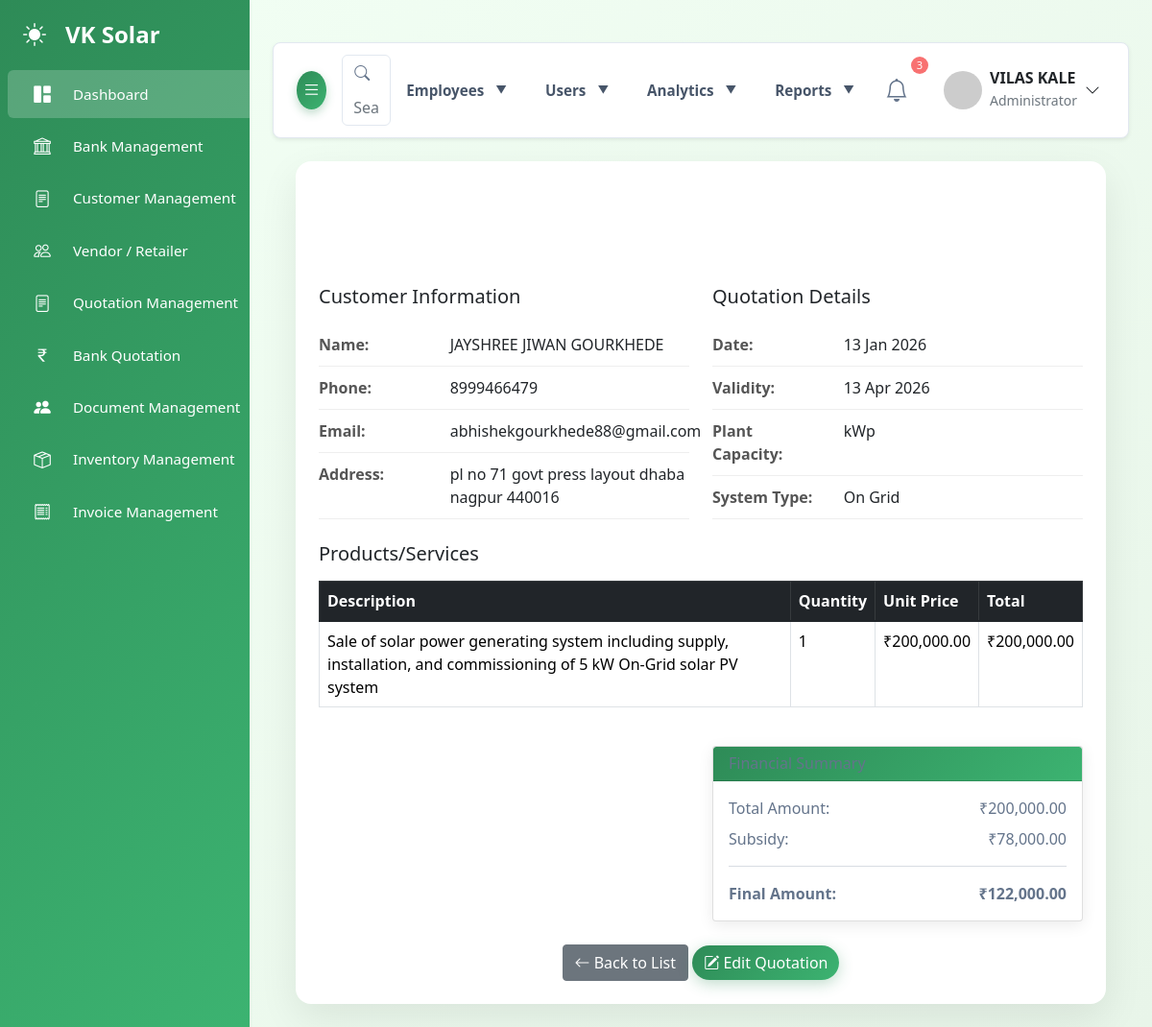
Page /admin/bankquotation/view_quotation.php?id=10 (signed in) on the committed database.
### tables this page shows
CREATE TABLE `bank_quotations` (
  `id` int NOT NULL,
  `client_id` int NOT NULL,
  `quotation_number` varchar(100) NOT NULL,
  `quotation_date` date NOT NULL,
  `validity_date` date NOT NULL,
  `customer_name` varchar(255) DEFAULT NULL,
  `customer_address` text,
  `pin_code` varchar(10) DEFAULT NULL,
  `customer_phone` varchar(20) DEFAULT NULL,
  `customer_email` varchar(100) DEFAULT NULL,
  `project_location` varchar(255) DEFAULT NULL,
  `plant_capacity` varchar(50) DEFAULT NULL,
  `system_type` varchar(50) DEFAULT NULL,
  `estimated_generation` varchar(100) DEFAULT NULL,
  `system_description` text,
  `bank_id` int NOT NULL,
  `total_amount` decimal(12,2) DEFAULT NULL,
  `subsidy` decimal(12,2) DEFAULT NULL,
  `final_amount` decimal(12,2) DEFAULT NULL,
  `status` enum('draft','final') DEFAULT 'draft',
  `created_by` int DEFAULT NULL,
  `created_at` timestamp NULL DEFAULT CURRENT_TIMESTAMP,
  `updated_at` timestamp NULL DEFAULT NULL ON UPDATE CURRENT_TIMESTAMP
);

CREATE TABLE `bank_quotation_products` (
  `id` int NOT NULL,
  `quotation_id` int NOT NULL,
  `description` text,
  `quantity` int DEFAULT NULL,
  `unit_price` decimal(12,2) DEFAULT NULL,
  `amount` decimal(12,2) DEFAULT NULL
);

### admin/bankquotation/view_quotation.php (the view, shortened to what this page needs)
<?php
require_once __DIR__ . '/../connect/db.php';
$quotation_id = isset($_GET['id']) ? (int)$_GET['id'] : 0;
$stmt = $conn->prepare("
    SELECT
        bq.*,
        c.name as client_name,
        c.mobile as client_mobile,
        c.email as client_email
    FROM bank_quotations bq
    LEFT JOIN clients c ON bq.client_id = c.id
    WHERE bq.id = ?
");
$stmt->bind_param("i", $quotation_id);
$stmt->execute();
$quotation = $stmt->get_result()->fetch_assoc();
$stmt = $conn->prepare("
    SELECT * FROM bank_quotation_products
    WHERE quotation_id = ?
    ORDER BY id
");
$stmt->bind_param("i", $quotation_id);
$stmt->execute();
$products = $stmt->get_result()->fetch_all(MYSQLI_ASSOC);
?>
<!doctype html>
<html>
<head>
<?php require_once __DIR__ . '/../include/head2.php'; ?>
<link href="https://cdn.jsdelivr.net/npm/bootstrap@5.1.3/dist/css/bootstrap.min.css" rel="stylesheet">
</head>
<body>
<?php
include 'include/sidebar.php';
?>
<div id="main-content">
<?php
include 'include/navbar.php';
?>
<main class="container-fluid mt-4">
    <div class="doc-card">
        <div class="doc-card-header">
            <h4>Bank Quotation Details</h4>
            <small>Quotation #<?= htmlspecialchars($quotation['quotation_number'] ?: 'BQ-' . $quotation['id']) ?></small>
        </div>
        <div class="card-body p-4">
            <div class="row mb-4">
                <div class="col-md-6">
                    <h5 class="mb-3">Customer Information</h5>
                    <div class="info-row">
                        <div class="row">
                            <div class="col-4 info-label">Name:</div>
                            <div class="col-8"><?= htmlspecialchars($quotation['customer_name']) ?></div>
                        </div>
                    </div>
                    <div class="info-row">
                        <div class="row">
                            <div class="col-4 info-label">Phone:</div>
                            <div class="col-8"><?= htmlspecialchars($quotation['customer_phone']) ?></div>
                        </div>
                    </div>
                    <div class="info-row">
                        <div class="row">
                            <div class="col-4 info-label">Email:</div>
                            <div class="col-8"><?= htmlspecialchars($quotation['customer_email'] ?: 'N/A') ?></div>
                        </div>
                    </div>
                    <div class="info-row">
                        <div class="row">
                            <div class="col-4 info-label">Address:</div>
                            <div class="col-8"><?= htmlspecialchars($quotation['customer_address']) ?></div>
                        </div>
                    </div>
                </div>
                <div class="col-md-6">
                    <h5 class="mb-3">Quotation Details</h5>
                    <div class="info-row">
                        <div class="row">
                            <div class="col-4 info-label">Date:</div>
                            <div class="col-8"><?= date('d M Y', strtotime($quotation['quotation_date'])) ?></div>
                        </div>
                    </div>
                    <div class="info-row">
                        <div class="row">
                            <div class="col-4 info-label">Validity:</div>
                            <div class="col-8"><?= date('d M Y', strtotime($quotation['validity_date'])) ?></div>
                        </div>
                    </div>
                    <div class="info-row">
                        <div class="row">
                            <div class="col-4 info-label">Plant Capacity:</div>
                            <div class="col-8"><?= htmlspecialchars($quotation['plant_capacity']) ?></div>
                        </div>
                    </div>
                    <div class="info-row">
                        <div class="row">
                            <div class="col-4 info-label">System Type:</div>
                            <div class="col-8"><?= htmlspecialchars($quotation['system_type']) ?></div>
                        </div>
                    </div>
                </div>
            </div>
            <?php if (!empty($products)): ?>
            <div class="mb-4">
                <h5 class="mb-3">Products/Services</h5>
                <div class="table-responsive">
                    <table class="table table-bordered">
                        <thead class="table-dark">
                            <tr>
                                <th>Description</th>
                                <th>Quantity</th>
                                <th>Unit Price</th>
                                <th>Total</th>
                            </tr>
                        </thead>
                        <tbody>
                            <?php foreach ($products as $product): ?>
                            <tr>
                                <td><?= htmlspecialchars($product['description']) ?></td>
                                <td><?= $product['quantity'] ?></td>
                                <td>₹<?= number_format($product['unit_price'], 2) ?></td>
                                <td>₹<?= number_format($product['quantity'] * $product['unit_price'], 2) ?></td>
                            </tr>
                            <?php endforeach; ?>
                        </tbody>
                    </table>
                </div>
            </div>
            <?php endif; ?>
            <div class="row">
                <div class="col-md-6 offset-md-6">
                    <div class="card">
                        <div class="card-header">
                            <h6 class="mb-0">Financial Summary</h6>
                        </div>
                        <div class="card-body">
                            <div class="d-flex justify-content-between mb-2">
                                <span>Total Amount:</span>
                                <span>₹<?= number_format($quotation['total_amount'], 2) ?></span>
                            </div>
                            <div class="d-flex justify-content-between mb-2">
                                <span>Subsidy:</span>
                                <span>₹<?= number_format($quotation['subsidy'], 2) ?></span>
                            </div>
                            <hr>
                            <div class="d-flex justify-content-between fw-bold">
                                <span>Final Amount:</span>
                                <span>₹<?= number_format($quotation['final_amount'], 2) ?></span>
                            </div>
                        </div>
                    </div>
                </div>
            </div>
            <div class="mt-4 text-center">
                <a href="quotation_list.php" class="btn btn-secondary">
                    <i class="bi bi-arrow-left"></i> Back to List
                </a>
                <a href="index.php?client_id=<?= $quotation['client_id'] ?>" class="btn btn-primary">
                    <i class="bi bi-pencil-square"></i> Edit Quotation
                </a>
            </div>
        </div>
    </div>
</main>
</div>
</body>
</html>

### admin/css&js/style.css (style rules this page uses)
:root { --primary: #2e8b57; --primary-light: #3cb371; --primary-dark: #1e6b47; --secondary: #f5f5f5; --accent: #87ceeb; --accent-light: #b0e2ff; --earth: #d2b48c; --earth-light: #f0e6d6; --dark: #2c3e50; --light: #f8f9fa; --gradient-primary: linear-gradient( 135deg, var(--primary) 0%, var(--primary-light) 100% ); --gradient-secondary: linear-gradient( 135deg, var(--earth-light) 0%, var(--secondary) 100% ); --gradient-hero: linear-gradient( 135deg, rgba(46, 139, 87, 0.85) 0%, rgba(60, 179, 113, 0.85) 100% ); --gradient-nature: linear-gradient( 135deg, var(--primary) 0%, var(--accent) 100% ); --background-light: #f1f5f9; --text-light: #64748b; --card-bg-light: #ffffff; --border-color-light: #e2e8f0; --success-color: #10b981; --danger-color: #f87171; --warning-color: #fbbf24; }
body { font-family: "Inter", sans-serif; background-color: var(--background-light); color: var(--text-light); padding-top: 20px; overflow-x: hidden; }
#main-content { margin-left: 260px; padding: 1.5rem; transition: margin-left 0.3s ease-in-out; }
.card { border: none; border-radius: 0.5rem; box-shadow: 0 0.1rem 0.5rem rgba(0, 0, 0, 0.05); transition: all 0.3s; background-color: var(--card-bg-light); color: var(--text-light); border: 1px solid var(--border-color-light); }
.card-header, .card-footer { background-color: transparent; border-bottom: 1px solid var(--border-color-light); color: var(--text-light); }
.card-header { padding: 1rem 1.5rem; }
.card-header { display: flex; justify-content: space-between; align-items: flex-start; margin-bottom: 1rem; }
.btn-primary { background: var(--gradient-primary) !important; border: none !important; box-shadow: 0 4px 15px rgba(46, 139, 87, 0.3); border-radius: 25px !important; transition: all 0.3s ease; font-weight: 500; padding: 12px 30px; }
.table { color: var(--text-light); }

### admin/css&js/carousel.css (style rules this page uses)
:root { --primary: #2e8b57; --primary-light: #3cb371; --primary-dark: #1e6b47; --secondary: #f5f5f5; --accent: #87ceeb; --dark: #2c3e50; --light: #f8f9fa; --gradient-primary: linear-gradient( 135deg, var(--primary) 0%, var(--primary-light) 100% ); --background-light: #f1f5f9; --text-light: #64748b; --card-bg-light: #ffffff; --border-color-light: #e2e8f0; --success-color: #10b981; --danger-color: #f87171; --warning-color: #fbbf24; }
body { font-family: "Inter", sans-serif; background-color: var(--background-light); color: var(--text-light); padding-top: 20px; overflow-x: hidden; }
#main-content { margin-left: 260px; padding: 1.5rem; transition: margin-left 0.3s ease-in-out; }
.card { border: none; border-radius: 1rem; box-shadow: 0 0.5rem 1.5rem rgba(46, 139, 87, 0.08); transition: all 0.3s; background: var(--card-bg-light); color: var(--text-light); overflow: hidden; }
.card-header { background: var(--gradient-primary); color: white; border: none; padding: 1.5rem; }
.card-body { padding: 2rem; }
.btn-primary { background: var(--gradient-primary) !important; border: none !important; box-shadow: 0 4px 15px rgba(46, 139, 87, 0.3); border-radius: 0.75rem !important; transition: all 0.3s ease; font-weight: 600; padding: 12px 30px; }

### admin/css&js/logo&brand.css (style rules this page uses)
:root { --primary-green: #48bb78; --dark-green: #38a169; --light-green: #c6f6d5; --accent-green: #68d391; --text-dark: #2d3748; --text-light: #718096; --bg-light: #f7fafc; --border: #e2e8f0; --shadow: 0 2px 4px -1px rgba(0, 0, 0, 0.1), 0 1px 2px -1px rgba(0, 0, 0, 0.06); --shadow-lg: 0 4px 6px -1px rgba(0, 0, 0, 0.1), 0 2px 4px -1px rgba(0, 0, 0, 0.06); }
.btn-primary { background: linear-gradient(135deg, var(--primary-green), var(--dark-green)); border: none; border-radius: 8px; padding: 10px 20px; font-weight: 600; display: flex; align-items: center; gap: 6px; transition: all 0.3s ease; box-shadow: 0 2px 4px rgba(72, 187, 120, 0.2); font-size: 0.9rem; }
.text-center { text-align: center; }

### admin/css&js/view-project.css (style rules this page uses)
:root { --primary-color: #2e8b57; --secondary-color: #3cb371; --light-color: #f5f5f5; --dark-color: #333; --border-radius: 10px; --box-shadow: 0 3px 10px rgba(0, 0, 0, 0.08); --transition: all 0.3s ease; }
body { background-color: #f8f9fa; font-family: "Segoe UI", Tahoma, Geneva, Verdana, sans-serif; line-height: 1.6; }

### admin/css&js/view-product.css (style rules this page uses)
:root { --primary-color: #2e8b57; --secondary-color: #3cb371; --light-color: #f5f5f5; --dark-color: #333; --border-radius: 10px; --box-shadow: 0 3px 10px rgba(0, 0, 0, 0.08); --transition: all 0.3s ease; }
body { background-color: #f8f9fa; font-family: "Segoe UI", Tahoma, Geneva, Verdana, sans-serif; line-height: 1.6; }

### rows in the picture
bank_quotations: customer_name "JAYSHREE JIWAN GOURKHEDE", customer_phone "8999466479", customer_email "abhishekgourkhede88@gmail.com", customer_address "pl no 71 govt press layout dhaba nagpur 440016", quotation_date "13 Jan 2026", validity_date "13 Apr 2026", plant_capacity "kWp", system_type "On Grid", total_amount "200,000.00", subsidy "78,000.00", final_amount "122,000.00"
bank_quotation_products: description "Sale of solar power generating system including supply, installation, and commissioning of 5 kW On-Grid solar PV system", quantity "1", unit_price "200,000.00", $product['quantity'] * $product['unit_price'] "200,000.00"

### other values in the picture
$current_user_name "VILAS KALE"
$role_names[$current_role] "Administrator"
